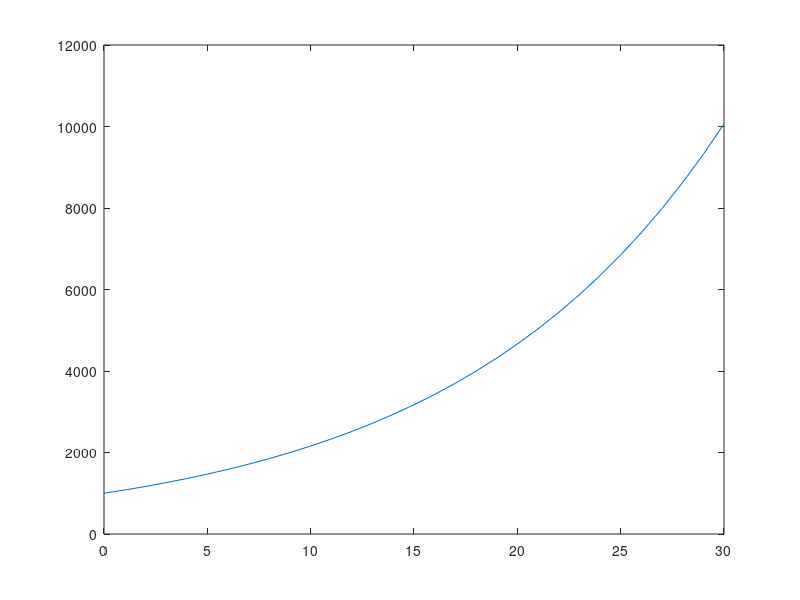

MATLAB code to generate this figure:
years = 0:30;
account_balance = [1000];
for i = 1:30
    account_balance(end+1) = account_balance(end)+ (account_balance(end)*(2/25));
end
plot(years, account_balance)